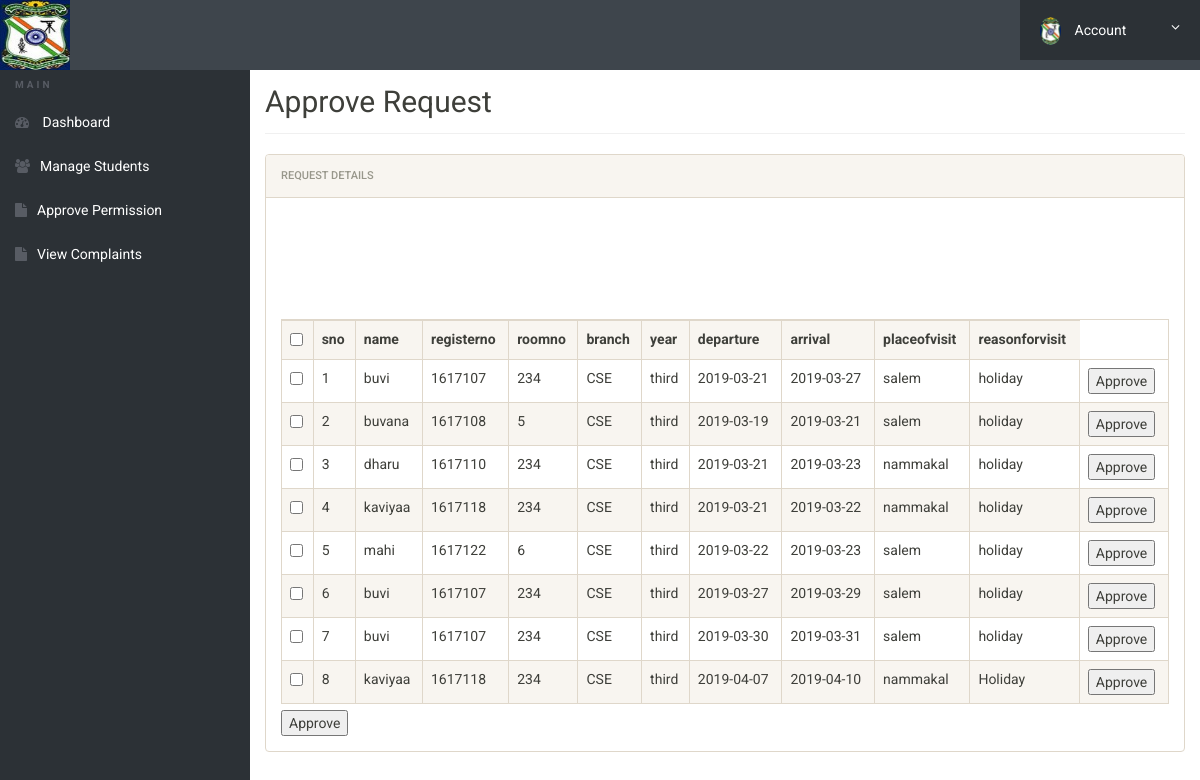
Screenshot of /admin/access-log.php (signed in) with the database file from the repository.
### tables this page shows
CREATE TABLE `card` (
  `sno` int(11) NOT NULL,
  `name` varchar(20) NOT NULL,
  `registerNumber` int(10) NOT NULL,
  `roomno` int(5) NOT NULL,
  `branch` varchar(10) NOT NULL,
  `year` varchar(10) NOT NULL,
  `placeofvisit` varchar(50) NOT NULL,
  `reasonforvisit` varchar(30) NOT NULL,
  `depature` date NOT NULL,
  `arrival` date NOT NULL
);

### admin/access-log.php (the view, shortened to what this page needs)
<?php
$dbhost = "localhost";
$dbuser = "root";
$dbpass = "";
$dbname = "portal";
$conn=new mysqli($dbhost, $dbuser,$dbpass, $dbname);
?>
<!doctype html>
<html lang="en" class="no-js">
<head>
	<link rel="stylesheet" href="css/font-awesome.min.css">
	<link rel="stylesheet" href="css/bootstrap.min.css">
	<link rel="stylesheet" href="css/dataTables.bootstrap.min.css">
	<link rel="stylesheet" href="css/bootstrap-social.css">
	<link rel="stylesheet" href="css/bootstrap-select.css">
	<link rel="stylesheet" href="css/fileinput.min.css">
	<link rel="stylesheet" href="css/awesome-bootstrap-checkbox.css">
	<link rel="stylesheet" href="css/style.css">
</head>
<body>
	<?php include('includes/header.php');?>
	<div class="ts-main-content">
			<?php include('includes/sidebar.php');?>
		<div class="content-wrapper">
			<div class="container-fluid">
				<div class="row">
					<div class="col-md-12">
                        <br><br>
						<h2 class="page-title">Approve Request</h2>
						<div class="panel panel-default">
							<div class="panel-heading">Request Details</div>
							<div class="panel-body">
        <?php
$query = "SELECT * FROM card";
echo "<div align='center'>";
if($conn->query($query)==True)
{
	$res=mysqli_query($conn,$query);
$display_string = '<table id="zctb" class="display table table-striped table-bordered table-hover" cellspacing="0" width="100%">';
$display_string .= '<tr style="border:1px solid black;">';
 $display_string .= '<th><input type="checkbox" name="checkbox[]" value="" ></th>';
    $display_string .= "<th>sno</th>";
$display_string .= "<th>name</th>";
$display_string .= "<th>registerno</th>";
$display_string .= "<th>roomno</th>";
$display_string .= "<th>branch</th>";
$display_string .= "<th>year</th>";
$display_string .= "<th>departure</th>";
$display_string .= "<th>arrival</th>";
    $display_string .= "<th>placeofvisit</th>";
    $display_string .= "<th>reasonforvisit</th>";
$display_string .= "</tr>";
echo "<br><br>";
while($row = mysqli_fetch_array($res)) {
   $display_string .= '<tr style="border:1px solid black;">';
  $display_string .= '<td><input type="checkbox" name="checkbox[]" value="" ></td>';
    $display_string .= "<td>$row[sno]</td>";
     $display_string .= "<td>$row[name]</td>";
   $display_string .= "<td>$row[registerNumber]</td>";
   $display_string .= "<td>$row[roomno]</td>";
   $display_string .= "<td>$row[branch]</td>";
   $display_string .= "<td>$row[year]</td>";
   $display_string .= "<td>$row[depature]</td>";
   $display_string .= "<td>$row[arrival]</td>";
   $display_string .= "<td>$row[placeofvisit]</td>";
 $display_string .= "<td>$row[reasonforvisit]</td>";
$display_string .= '<form action="mailsend.php" method ="POST" >';
  $display_string .= '<td><input type="submit" value="Approve" Onclick="change()" id="myButton1" ></td>';
$display_string .='</form>';
$display_string .= "</tr>";
}
echo "<br><br><br>";
$display_string .= "</table>";
echo $display_string;
echo "</div>";
}
?>
<form action="mailsend.php" method ="POST" >
                                <input type="submit" name="submit" value="Approve" >
                                </form>
							</div>
						</div>
					</div>
				</div>
			</div>
		</div>
	</div>
</body>
</html>

### admin/css/style.css (style rules this page uses)
html { font-size: 14px; }
@media only screen and (min-width: 480px) { html { font-size: 17px; } }
@media only screen and (min-width: 768px) { html { font-size: 14px; } }
body { font-size: 1em; }
.panel { overflow: hidden; }
.page-title { padding-bottom: 15px; margin-bottom: 20px; border-bottom: 1px solid #f0f0f0; }
.ts-main-content .content-wrapper { padding-top: 15px; margin-top: 10px; }
@media only screen and (min-width: 992px) { .ts-main-content .content-wrapper { margin-left: 250px; } }

### rows the page displays
card: sno "1", name "buvi", registerNumber "1617107", roomno "234", branch "CSE", year "third", depature "2019-03-21", arrival "2019-03-27", placeofvisit "salem", reasonforvisit "holiday"
card: sno "2", name "buvana", registerNumber "1617108", roomno "5", branch "CSE", year "third", depature "2019-03-19", arrival "2019-03-21", placeofvisit "salem", reasonforvisit "holiday"
card: sno "3", name "dharu", registerNumber "1617110", roomno "234", branch "CSE", year "third", depature "2019-03-21", arrival "2019-03-23", placeofvisit "nammakal", reasonforvisit "holiday"
card: sno "4", name "kaviyaa", registerNumber "1617118", roomno "234", branch "CSE", year "third", depature "2019-03-21", arrival "2019-03-22", placeofvisit "nammakal", reasonforvisit "holiday"
card: sno "5", name "mahi", registerNumber "1617122", roomno "6", branch "CSE", year "third", depature "2019-03-22", arrival "2019-03-23", placeofvisit "salem", reasonforvisit "holiday"
card: sno "6", name "buvi", registerNumber "1617107", roomno "234", branch "CSE", year "third", depature "2019-03-27", arrival "2019-03-29", placeofvisit "salem", reasonforvisit "holiday"
card: sno "7", name "buvi", registerNumber "1617107", roomno "234", branch "CSE", year "third", depature "2019-03-30", arrival "2019-03-31", placeofvisit "salem", reasonforvisit "holiday"
card: sno "8", name "kaviyaa", registerNumber "1617118", roomno "234", branch "CSE", year "third", depature "2019-04-07", arrival "2019-04-10", placeofvisit "nammakal", reasonforvisit "Holiday"
